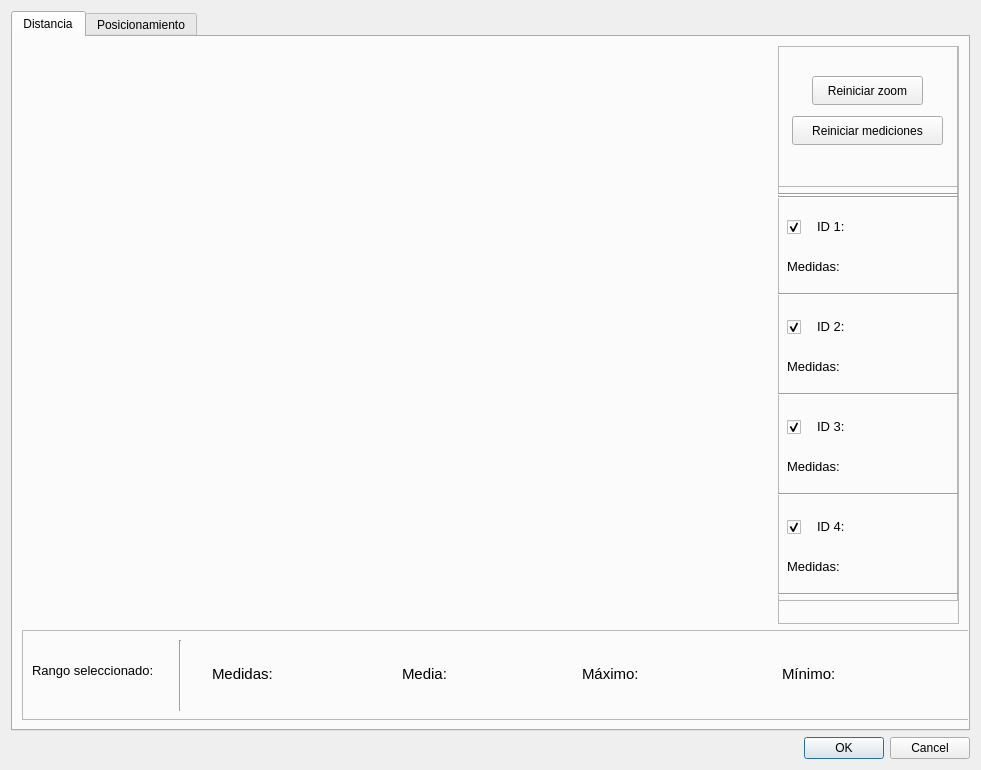
<?xml version="1.0" encoding="UTF-8"?>
<ui version="4.0">
 <class>Dialog_graph_history</class>
 <widget class="QDialog" name="Dialog_graph_history">
  <property name="geometry">
   <rect>
    <x>0</x>
    <y>0</y>
    <width>981</width>
    <height>770</height>
   </rect>
  </property>
  <property name="sizePolicy">
   <sizepolicy hsizetype="Expanding" vsizetype="Expanding">
    <horstretch>0</horstretch>
    <verstretch>0</verstretch>
   </sizepolicy>
  </property>
  <property name="minimumSize">
   <size>
    <width>981</width>
    <height>770</height>
   </size>
  </property>
  <property name="windowTitle">
   <string>Dialog</string>
  </property>
  <layout class="QVBoxLayout" name="verticalLayout">
   <item>
    <widget class="QTabWidget" name="tabWidget">
     <property name="currentIndex">
      <number>0</number>
     </property>
     <widget class="QWidget" name="Distance">
      <property name="sizePolicy">
       <sizepolicy hsizetype="Expanding" vsizetype="Expanding">
        <horstretch>0</horstretch>
        <verstretch>0</verstretch>
       </sizepolicy>
      </property>
      <attribute name="title">
       <string>Distancia</string>
      </attribute>
      <layout class="QVBoxLayout" name="verticalLayout_2">
       <item>
        <layout class="QHBoxLayout" name="horizontalLayout">
         <item>
          <widget class="QCustomPlot" name="graph_h" native="true">
           <property name="sizePolicy">
            <sizepolicy hsizetype="Expanding" vsizetype="Expanding">
             <horstretch>0</horstretch>
             <verstretch>0</verstretch>
            </sizepolicy>
           </property>
           <property name="minimumSize">
            <size>
             <width>751</width>
             <height>556</height>
            </size>
           </property>
          </widget>
         </item>
         <item>
          <widget class="QFrame" name="frame_2">
           <property name="sizePolicy">
            <sizepolicy hsizetype="Fixed" vsizetype="Expanding">
             <horstretch>0</horstretch>
             <verstretch>0</verstretch>
            </sizepolicy>
           </property>
           <property name="minimumSize">
            <size>
             <width>181</width>
             <height>561</height>
            </size>
           </property>
           <property name="maximumSize">
            <size>
             <width>181</width>
             <height>16777215</height>
            </size>
           </property>
           <property name="frameShape">
            <enum>QFrame::StyledPanel</enum>
           </property>
           <property name="frameShadow">
            <enum>QFrame::Raised</enum>
           </property>
           <widget class="QFrame" name="frame_3">
            <property name="geometry">
             <rect>
              <x>-1</x>
              <y>140</y>
              <width>181</width>
              <height>415</height>
             </rect>
            </property>
            <property name="sizePolicy">
             <sizepolicy hsizetype="Expanding" vsizetype="Expanding">
              <horstretch>0</horstretch>
              <verstretch>0</verstretch>
             </sizepolicy>
            </property>
            <property name="minimumSize">
             <size>
              <width>181</width>
              <height>400</height>
             </size>
            </property>
            <property name="frameShape">
             <enum>QFrame::StyledPanel</enum>
            </property>
            <property name="frameShadow">
             <enum>QFrame::Raised</enum>
            </property>
            <widget class="QLabel" name="label_6">
             <property name="geometry">
              <rect>
               <x>10</x>
               <y>170</y>
               <width>161</width>
               <height>20</height>
              </rect>
             </property>
             <property name="font">
              <font>
               <pointsize>10</pointsize>
              </font>
             </property>
             <property name="text">
              <string>Medidas:</string>
             </property>
            </widget>
            <widget class="QLabel" name="label">
             <property name="geometry">
              <rect>
               <x>40</x>
               <y>30</y>
               <width>101</width>
               <height>20</height>
              </rect>
             </property>
             <property name="font">
              <font>
               <pointsize>10</pointsize>
              </font>
             </property>
             <property name="text">
              <string>ID 1:</string>
             </property>
            </widget>
            <widget class="QLabel" name="label_5">
             <property name="geometry">
              <rect>
               <x>10</x>
               <y>70</y>
               <width>151</width>
               <height>20</height>
              </rect>
             </property>
             <property name="font">
              <font>
               <pointsize>10</pointsize>
              </font>
             </property>
             <property name="text">
              <string>Medidas:</string>
             </property>
            </widget>
            <widget class="QCheckBox" name="checkBox_1">
             <property name="geometry">
              <rect>
               <x>10</x>
               <y>28</y>
               <width>21</width>
               <height>26</height>
              </rect>
             </property>
             <property name="text">
              <string/>
             </property>
             <property name="checked">
              <bool>true</bool>
             </property>
            </widget>
            <widget class="QCheckBox" name="checkBox_2">
             <property name="geometry">
              <rect>
               <x>10</x>
               <y>128</y>
               <width>21</width>
               <height>26</height>
              </rect>
             </property>
             <property name="text">
              <string/>
             </property>
             <property name="checked">
              <bool>true</bool>
             </property>
            </widget>
            <widget class="QLabel" name="label_2">
             <property name="geometry">
              <rect>
               <x>40</x>
               <y>130</y>
               <width>101</width>
               <height>20</height>
              </rect>
             </property>
             <property name="font">
              <font>
               <pointsize>10</pointsize>
              </font>
             </property>
             <property name="text">
              <string>ID 2:</string>
             </property>
            </widget>
            <widget class="QLabel" name="label_7">
             <property name="geometry">
              <rect>
               <x>10</x>
               <y>270</y>
               <width>161</width>
               <height>20</height>
              </rect>
             </property>
             <property name="font">
              <font>
               <pointsize>10</pointsize>
              </font>
             </property>
             <property name="text">
              <string>Medidas:</string>
             </property>
            </widget>
            <widget class="QLabel" name="label_3">
             <property name="geometry">
              <rect>
               <x>40</x>
               <y>230</y>
               <width>101</width>
               <height>20</height>
              </rect>
             </property>
             <property name="font">
              <font>
               <pointsize>10</pointsize>
              </font>
             </property>
             <property name="text">
              <string>ID 3:</string>
             </property>
            </widget>
            <widget class="QCheckBox" name="checkBox_3">
             <property name="geometry">
              <rect>
               <x>10</x>
               <y>228</y>
               <width>21</width>
               <height>26</height>
              </rect>
             </property>
             <property name="text">
              <string/>
             </property>
             <property name="checked">
              <bool>true</bool>
             </property>
            </widget>
            <widget class="QLabel" name="label_8">
             <property name="geometry">
              <rect>
               <x>10</x>
               <y>370</y>
               <width>151</width>
               <height>20</height>
              </rect>
             </property>
             <property name="font">
              <font>
               <pointsize>10</pointsize>
              </font>
             </property>
             <property name="text">
              <string>Medidas:</string>
             </property>
            </widget>
            <widget class="QCheckBox" name="checkBox_4">
             <property name="geometry">
              <rect>
               <x>10</x>
               <y>328</y>
               <width>21</width>
               <height>26</height>
              </rect>
             </property>
             <property name="text">
              <string/>
             </property>
             <property name="checked">
              <bool>true</bool>
             </property>
            </widget>
            <widget class="QLabel" name="label_4">
             <property name="geometry">
              <rect>
               <x>40</x>
               <y>330</y>
               <width>111</width>
               <height>20</height>
              </rect>
             </property>
             <property name="font">
              <font>
               <pointsize>10</pointsize>
              </font>
             </property>
             <property name="text">
              <string>ID 4:</string>
             </property>
            </widget>
            <widget class="Line" name="line">
             <property name="geometry">
              <rect>
               <x>0</x>
               <y>0</y>
               <width>181</width>
               <height>16</height>
              </rect>
             </property>
             <property name="orientation">
              <enum>Qt::Horizontal</enum>
             </property>
            </widget>
            <widget class="Line" name="line_2">
             <property name="geometry">
              <rect>
               <x>0</x>
               <y>100</y>
               <width>181</width>
               <height>16</height>
              </rect>
             </property>
             <property name="orientation">
              <enum>Qt::Horizontal</enum>
             </property>
            </widget>
            <widget class="Line" name="line_3">
             <property name="geometry">
              <rect>
               <x>0</x>
               <y>200</y>
               <width>181</width>
               <height>16</height>
              </rect>
             </property>
             <property name="orientation">
              <enum>Qt::Horizontal</enum>
             </property>
            </widget>
            <widget class="Line" name="line_4">
             <property name="geometry">
              <rect>
               <x>0</x>
               <y>300</y>
               <width>181</width>
               <height>16</height>
              </rect>
             </property>
             <property name="orientation">
              <enum>Qt::Horizontal</enum>
             </property>
            </widget>
            <widget class="Line" name="line_5">
             <property name="geometry">
              <rect>
               <x>0</x>
               <y>400</y>
               <width>181</width>
               <height>16</height>
              </rect>
             </property>
             <property name="orientation">
              <enum>Qt::Horizontal</enum>
             </property>
            </widget>
            <widget class="Line" name="line_6">
             <property name="geometry">
              <rect>
               <x>0</x>
               <y>3</y>
               <width>181</width>
               <height>16</height>
              </rect>
             </property>
             <property name="orientation">
              <enum>Qt::Horizontal</enum>
             </property>
            </widget>
           </widget>
           <widget class="QFrame" name="frame_4">
            <property name="geometry">
             <rect>
              <x>-1</x>
              <y>0</y>
              <width>181</width>
              <height>141</height>
             </rect>
            </property>
            <property name="sizePolicy">
             <sizepolicy hsizetype="Fixed" vsizetype="Fixed">
              <horstretch>0</horstretch>
              <verstretch>0</verstretch>
             </sizepolicy>
            </property>
            <property name="minimumSize">
             <size>
              <width>181</width>
              <height>141</height>
             </size>
            </property>
            <property name="maximumSize">
             <size>
              <width>181</width>
              <height>141</height>
             </size>
            </property>
            <property name="frameShape">
             <enum>QFrame::StyledPanel</enum>
            </property>
            <property name="frameShadow">
             <enum>QFrame::Raised</enum>
            </property>
            <widget class="QPushButton" name="pushButton_2">
             <property name="geometry">
              <rect>
               <x>15</x>
               <y>70</y>
               <width>151</width>
               <height>29</height>
              </rect>
             </property>
             <property name="text">
              <string>Reiniciar mediciones</string>
             </property>
            </widget>
            <widget class="QPushButton" name="pushButton">
             <property name="geometry">
              <rect>
               <x>35</x>
               <y>30</y>
               <width>111</width>
               <height>29</height>
              </rect>
             </property>
             <property name="text">
              <string>Reiniciar zoom</string>
             </property>
            </widget>
           </widget>
          </widget>
         </item>
        </layout>
       </item>
       <item>
        <widget class="QFrame" name="frame">
         <property name="sizePolicy">
          <sizepolicy hsizetype="Expanding" vsizetype="Fixed">
           <horstretch>0</horstretch>
           <verstretch>0</verstretch>
          </sizepolicy>
         </property>
         <property name="minimumSize">
          <size>
           <width>949</width>
           <height>90</height>
          </size>
         </property>
         <property name="maximumSize">
          <size>
           <width>16777215</width>
           <height>90</height>
          </size>
         </property>
         <property name="frameShape">
          <enum>QFrame::StyledPanel</enum>
         </property>
         <property name="frameShadow">
          <enum>QFrame::Raised</enum>
         </property>
         <widget class="QLabel" name="label_9">
          <property name="geometry">
           <rect>
            <x>450</x>
            <y>33</y>
            <width>71</width>
            <height>21</height>
           </rect>
          </property>
          <property name="font">
           <font>
            <pointsize>11</pointsize>
            <bold>true</bold>
           </font>
          </property>
          <property name="text">
           <string/>
          </property>
         </widget>
         <widget class="QLabel" name="label_10">
          <property name="geometry">
           <rect>
            <x>380</x>
            <y>33</y>
            <width>61</width>
            <height>21</height>
           </rect>
          </property>
          <property name="font">
           <font>
            <pointsize>11</pointsize>
           </font>
          </property>
          <property name="text">
           <string>Media:</string>
          </property>
         </widget>
         <widget class="Line" name="line_7">
          <property name="geometry">
           <rect>
            <x>150</x>
            <y>10</y>
            <width>16</width>
            <height>71</height>
           </rect>
          </property>
          <property name="orientation">
           <enum>Qt::Vertical</enum>
          </property>
         </widget>
         <widget class="QLabel" name="label_11">
          <property name="geometry">
           <rect>
            <x>10</x>
            <y>10</y>
            <width>141</width>
            <height>61</height>
           </rect>
          </property>
          <property name="font">
           <font>
            <pointsize>10</pointsize>
           </font>
          </property>
          <property name="text">
           <string>Rango seleccionado:</string>
          </property>
          <property name="wordWrap">
           <bool>true</bool>
          </property>
         </widget>
         <widget class="QLabel" name="label_12">
          <property name="geometry">
           <rect>
            <x>640</x>
            <y>33</y>
            <width>71</width>
            <height>21</height>
           </rect>
          </property>
          <property name="font">
           <font>
            <pointsize>11</pointsize>
            <bold>true</bold>
           </font>
          </property>
          <property name="text">
           <string/>
          </property>
         </widget>
         <widget class="QLabel" name="label_13">
          <property name="geometry">
           <rect>
            <x>560</x>
            <y>33</y>
            <width>71</width>
            <height>21</height>
           </rect>
          </property>
          <property name="font">
           <font>
            <pointsize>11</pointsize>
           </font>
          </property>
          <property name="text">
           <string>Máximo:</string>
          </property>
         </widget>
         <widget class="QLabel" name="label_14">
          <property name="geometry">
           <rect>
            <x>840</x>
            <y>33</y>
            <width>71</width>
            <height>21</height>
           </rect>
          </property>
          <property name="font">
           <font>
            <pointsize>11</pointsize>
            <bold>true</bold>
           </font>
          </property>
          <property name="text">
           <string/>
          </property>
         </widget>
         <widget class="QLabel" name="label_15">
          <property name="geometry">
           <rect>
            <x>760</x>
            <y>33</y>
            <width>71</width>
            <height>21</height>
           </rect>
          </property>
          <property name="font">
           <font>
            <pointsize>11</pointsize>
           </font>
          </property>
          <property name="text">
           <string>Mínimo:</string>
          </property>
         </widget>
         <widget class="QLabel" name="label_16">
          <property name="geometry">
           <rect>
            <x>260</x>
            <y>33</y>
            <width>71</width>
            <height>21</height>
           </rect>
          </property>
          <property name="font">
           <font>
            <pointsize>11</pointsize>
            <bold>true</bold>
           </font>
          </property>
          <property name="text">
           <string/>
          </property>
         </widget>
         <widget class="QLabel" name="label_17">
          <property name="geometry">
           <rect>
            <x>190</x>
            <y>33</y>
            <width>81</width>
            <height>21</height>
           </rect>
          </property>
          <property name="font">
           <font>
            <pointsize>11</pointsize>
           </font>
          </property>
          <property name="text">
           <string>Medidas:</string>
          </property>
         </widget>
        </widget>
       </item>
      </layout>
     </widget>
     <widget class="QWidget" name="Positioning">
      <property name="sizePolicy">
       <sizepolicy hsizetype="Expanding" vsizetype="Expanding">
        <horstretch>0</horstretch>
        <verstretch>0</verstretch>
       </sizepolicy>
      </property>
      <attribute name="title">
       <string>Posicionamiento</string>
      </attribute>
      <widget class="QCustomPlot" name="pos_h" native="true">
       <property name="geometry">
        <rect>
         <x>10</x>
         <y>10</y>
         <width>941</width>
         <height>661</height>
        </rect>
       </property>
       <widget class="QPushButton" name="pushButton_3">
        <property name="geometry">
         <rect>
          <x>690</x>
          <y>10</y>
          <width>111</width>
          <height>29</height>
         </rect>
        </property>
        <property name="text">
         <string>Reiniciar zoom</string>
        </property>
       </widget>
       <widget class="QPushButton" name="pushButton_4">
        <property name="geometry">
         <rect>
          <x>820</x>
          <y>10</y>
          <width>111</width>
          <height>29</height>
         </rect>
        </property>
        <property name="text">
         <string>Reiniciar datos</string>
        </property>
       </widget>
       <widget class="QLabel" name="label_18">
        <property name="geometry">
         <rect>
          <x>690</x>
          <y>50</y>
          <width>71</width>
          <height>31</height>
         </rect>
        </property>
        <property name="font">
         <font>
          <pointsize>10</pointsize>
         </font>
        </property>
        <property name="text">
         <string>Medidas:</string>
        </property>
       </widget>
       <widget class="QLabel" name="label_19">
        <property name="geometry">
         <rect>
          <x>770</x>
          <y>50</y>
          <width>91</width>
          <height>31</height>
         </rect>
        </property>
        <property name="font">
         <font>
          <pointsize>10</pointsize>
         </font>
        </property>
        <property name="text">
         <string/>
        </property>
       </widget>
      </widget>
     </widget>
    </widget>
   </item>
   <item>
    <widget class="QDialogButtonBox" name="buttonBox">
     <property name="maximumSize">
      <size>
       <width>16777215</width>
       <height>32</height>
      </size>
     </property>
     <property name="orientation">
      <enum>Qt::Horizontal</enum>
     </property>
     <property name="standardButtons">
      <set>QDialogButtonBox::Cancel|QDialogButtonBox::Ok</set>
     </property>
    </widget>
   </item>
  </layout>
 </widget>
 <customwidgets>
  <customwidget>
   <class>QCustomPlot</class>
   <extends>QWidget</extends>
   <header>qcustomplot.h</header>
   <container>1</container>
  </customwidget>
 </customwidgets>
 <resources/>
 <connections>
  <connection>
   <sender>buttonBox</sender>
   <signal>accepted()</signal>
   <receiver>Dialog_graph_history</receiver>
   <slot>accept()</slot>
   <hints>
    <hint type="sourcelabel">
     <x>248</x>
     <y>254</y>
    </hint>
    <hint type="destinationlabel">
     <x>157</x>
     <y>274</y>
    </hint>
   </hints>
  </connection>
  <connection>
   <sender>buttonBox</sender>
   <signal>rejected()</signal>
   <receiver>Dialog_graph_history</receiver>
   <slot>reject()</slot>
   <hints>
    <hint type="sourcelabel">
     <x>316</x>
     <y>260</y>
    </hint>
    <hint type="destinationlabel">
     <x>286</x>
     <y>274</y>
    </hint>
   </hints>
  </connection>
 </connections>
</ui>
